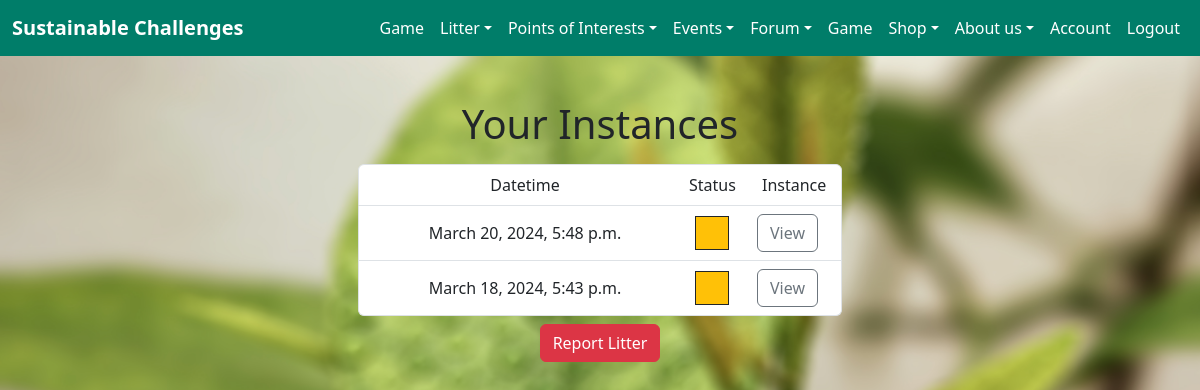
Page /litter/your-instances/ (signed in) on the committed database.
### sustainable_challenges/litter/models.py (models this page shows, shortened)
class LitterInstance(models.Model):
    user = models.ForeignKey(User, on_delete=models.CASCADE, verbose_name="User")
    lat = models.DecimalField("Latitude", default=0, decimal_places=7, max_digits=10)
    lon = models.DecimalField("Longitude", default=0, decimal_places=7, max_digits=10)
    img = models.ImageField("Image", null=True, blank=True, upload_to='images/litter/')
    datetime = models.DateTimeField("Date submitted")
    approved = models.IntegerField("Approval status", default=0)

### sustainable_challenges/litter/views.py (the view)
# urls.py: path("your-instances/", views.your_instances, name="your instances"),
@login_required
def your_instances(request: HttpRequest) -> HttpResponse:
    instance_list = LitterInstance.objects.filter(user_id=request.user.id).order_by("-datetime")
    return render(request, "litter/your-instances.html", {"instance_list": instance_list, 'is_staff': request.user.is_staff})

### sustainable_challenges/litter/templates/litter/your-instances.html
{%  extends "base.html" %}
{% block content %}
{% if instance_list %}
    <div class="row">
        <div class="col col-sm-12 text-center "><h1>Your Instances</h1></div>
    </div>
    <div class="row justify-content-md-center">
        <ul class="col col-sm-12 list-group p-2 col-lg-5">
            <li class="list-group-item">
                <div class="container-fluid">
                    <div class="row">
                        <div class="col col-sm-9 col-md-8 text-center">Datetime</div>
                        <div class="col col-sm-2 col-md-2 text-center">Status</div>
                        <div class="col col-sm-1 col-md-2 text-center">Instance</div>
                    </div>
                </div>
            </li>
            {% for instance in instance_list %}
                <li class="list-group-item">
                    <div class="container-fluid">
                        <div class="row">
                            <div class="col col-sm-9 col-md-8 text-center d-flex align-items-center justify-content-center">{{instance.datetime}}</div>
                            <div class="col col-sm-2 col-md-2 text-center d-flex align-items-center justify-content-center">
                                {% if instance.approved == 0 %}
                                    <span class="border border-dark py-3 px-3 bg-warning"></span>
                                {% elif instance.approved == 1 %}
                                    <span class="border border-dark py-3 px-3 bg-success"></span>
                                {% elif instance.approved == 2 %}
                                    <span class="border border-dark py-3 px-3 bg-danger"></span>
                                {% endif %}
                            </div>
                            <div class="col col-sm-1 col-md-2 text-center d-flex align-items-center justify-content-center"><a role="button" class="btn btn-outline-secondary" href="{% url 'litter:instance' instance.id %}">View</a></div>
                        </div>
                    </div>
                </li>
            {% endfor %}
        </ul>
    </div>
{% else %}
    <p>No instances are available.</p>
{% endif %}
<div class="row">
    <div class="col col-sm-12 text-center d-column">
        <a role="button" class="btn btn-danger" href="{% url 'litter:report' %}">Report Litter</a>
    </div>
</div>
{% endblock %}

### sustainable_challenges/home/static/style.css (style rules this page uses)
body { background-image: url(./melanfolia-HSr_FUzDH2w-unsplash-blur.jpg); width: 100%; height: 100%; background-size: cover; background-repeat: no-repeat; background-attachment: fixed; position: absolute; background-position-y: center; background-position-x: center; }

### rows in the picture
LitterInstance: datetime "March 20, 2024, 5:48 p.m.", approved 0 (drawn)
LitterInstance: datetime "March 18, 2024, 5:43 p.m.", approved 0 (drawn)
